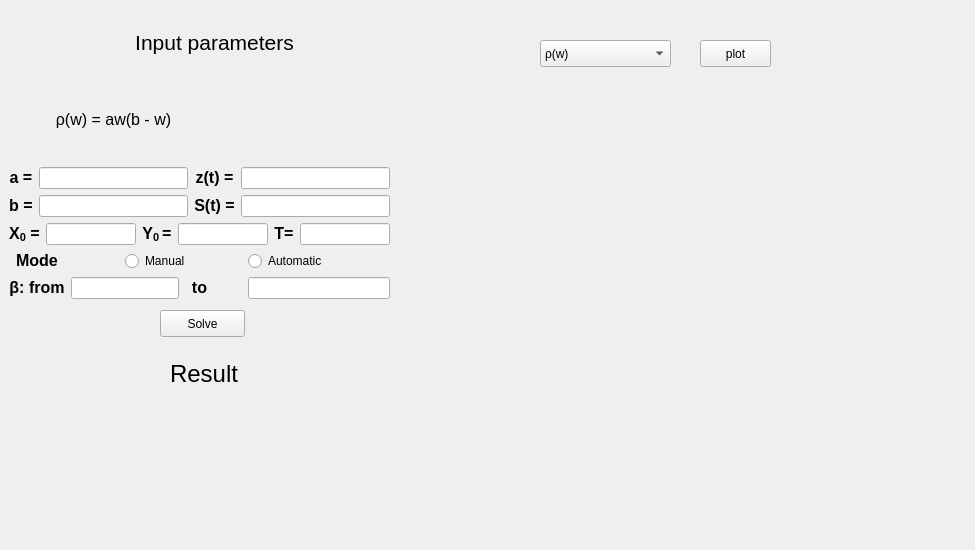
<?xml version="1.0" encoding="UTF-8"?>
<ui version="4.0">
 <class>MainWindow</class>
 <widget class="QMainWindow" name="MainWindow">
  <property name="geometry">
   <rect>
    <x>0</x>
    <y>0</y>
    <width>975</width>
    <height>550</height>
   </rect>
  </property>
  <property name="windowTitle">
   <string/>
  </property>
  <widget class="QWidget" name="centralwidget">
   <widget class="QLabel" name="label">
    <property name="geometry">
     <rect>
      <x>130</x>
      <y>30</y>
      <width>169</width>
      <height>26</height>
     </rect>
    </property>
    <property name="text">
     <string>&lt;html&gt;&lt;head/&gt;&lt;body&gt;&lt;p align=&quot;center&quot;&gt;&lt;span style=&quot; font-size:16pt;&quot;&gt;Input parameters&lt;/span&gt;&lt;/p&gt;&lt;/body&gt;&lt;/html&gt;</string>
    </property>
   </widget>
   <widget class="QLabel" name="label_2">
    <property name="geometry">
     <rect>
      <x>170</x>
      <y>360</y>
      <width>68</width>
      <height>29</height>
     </rect>
    </property>
    <property name="text">
     <string>&lt;html&gt;&lt;head/&gt;&lt;body&gt;&lt;p align=&quot;center&quot;&gt;&lt;span style=&quot; font-size:18pt;&quot;&gt;Result&lt;/span&gt;&lt;/p&gt;&lt;/body&gt;&lt;/html&gt;</string>
    </property>
   </widget>
   <widget class="QLabel" name="label_res">
    <property name="geometry">
     <rect>
      <x>30</x>
      <y>400</y>
      <width>411</width>
      <height>101</height>
     </rect>
    </property>
    <property name="minimumSize">
     <size>
      <width>411</width>
      <height>101</height>
     </size>
    </property>
    <property name="text">
     <string>&lt;html&gt;&lt;head/&gt;&lt;body&gt;&lt;p align=&quot;center&quot;&gt;&lt;br/&gt;&lt;/p&gt;&lt;/body&gt;&lt;/html&gt;</string>
    </property>
   </widget>
   <widget class="QPushButton" name="pushButton">
    <property name="geometry">
     <rect>
      <x>160</x>
      <y>310</y>
      <width>85</width>
      <height>27</height>
     </rect>
    </property>
    <property name="maximumSize">
     <size>
      <width>91</width>
      <height>31</height>
     </size>
    </property>
    <property name="text">
     <string>Solve</string>
    </property>
   </widget>
   <widget class="QWidget" name="widget_plot" native="true">
    <property name="geometry">
     <rect>
      <x>450</x>
      <y>110</y>
      <width>471</width>
      <height>421</height>
     </rect>
    </property>
   </widget>
   <widget class="QWidget" name="layoutWidget">
    <property name="geometry">
     <rect>
      <x>9</x>
      <y>78</y>
      <width>381</width>
      <height>221</height>
     </rect>
    </property>
    <layout class="QVBoxLayout" name="verticalLayout">
     <item>
      <layout class="QGridLayout" name="gridLayout">
       <item row="0" column="1">
        <widget class="QLabel" name="label_3">
         <property name="text">
          <string>&lt;html&gt;&lt;head/&gt;&lt;body&gt;&lt;p align=&quot;center&quot;&gt;&lt;span style=&quot; font-size:12pt;&quot;&gt;ρ(w) = aw(b - w)&lt;/span&gt;&lt;/p&gt;&lt;/body&gt;&lt;/html&gt;</string>
         </property>
        </widget>
       </item>
       <item row="0" column="2" colspan="2">
        <spacer name="horizontalSpacer_5">
         <property name="orientation">
          <enum>Qt::Horizontal</enum>
         </property>
         <property name="sizeHint" stdset="0">
          <size>
           <width>148</width>
           <height>20</height>
          </size>
         </property>
        </spacer>
       </item>
       <item row="1" column="0">
        <widget class="QLabel" name="label_4">
         <property name="text">
          <string>&lt;html&gt;&lt;head/&gt;&lt;body&gt;&lt;p align=&quot;center&quot;&gt;&lt;span style=&quot; font-size:12pt; font-weight:600;&quot;&gt;a =&lt;/span&gt;&lt;/p&gt;&lt;/body&gt;&lt;/html&gt;</string>
         </property>
        </widget>
       </item>
       <item row="1" column="1">
        <widget class="QLineEdit" name="lineEdit_a"/>
       </item>
       <item row="1" column="2">
        <widget class="QLabel" name="label_7">
         <property name="text">
          <string>&lt;html&gt;&lt;head/&gt;&lt;body&gt;&lt;p align=&quot;center&quot;&gt;&lt;span style=&quot; font-size:12pt; font-weight:600;&quot;&gt;z(t) =&lt;/span&gt;&lt;/p&gt;&lt;/body&gt;&lt;/html&gt;</string>
         </property>
        </widget>
       </item>
       <item row="1" column="3">
        <widget class="QLineEdit" name="lineEdit_z"/>
       </item>
       <item row="2" column="0">
        <widget class="QLabel" name="label_5">
         <property name="text">
          <string>&lt;html&gt;&lt;head/&gt;&lt;body&gt;&lt;p align=&quot;center&quot;&gt;&lt;span style=&quot; font-size:12pt; font-weight:600;&quot;&gt;b =&lt;/span&gt;&lt;/p&gt;&lt;/body&gt;&lt;/html&gt;</string>
         </property>
        </widget>
       </item>
       <item row="2" column="1">
        <widget class="QLineEdit" name="lineEdit_b"/>
       </item>
       <item row="2" column="2">
        <widget class="QLabel" name="label_6">
         <property name="text">
          <string>&lt;html&gt;&lt;head/&gt;&lt;body&gt;&lt;p align=&quot;center&quot;&gt;&lt;span style=&quot; font-size:12pt; font-weight:600;&quot;&gt;S(t) =&lt;/span&gt;&lt;/p&gt;&lt;/body&gt;&lt;/html&gt;</string>
         </property>
        </widget>
       </item>
       <item row="2" column="3">
        <widget class="QLineEdit" name="lineEdit_s"/>
       </item>
      </layout>
     </item>
     <item>
      <layout class="QHBoxLayout" name="horizontalLayout">
       <item>
        <widget class="QLabel" name="label_8">
         <property name="text">
          <string>&lt;html&gt;&lt;head/&gt;&lt;body&gt;&lt;p align=&quot;center&quot;&gt;&lt;span style=&quot; font-size:12pt; font-weight:600;&quot;&gt;X&lt;/span&gt;&lt;span style=&quot; font-size:12pt; font-weight:600; vertical-align:sub;&quot;&gt;0&lt;/span&gt;&lt;span style=&quot; font-size:12pt; font-weight:600;&quot;&gt; =&lt;/span&gt;&lt;/p&gt;&lt;/body&gt;&lt;/html&gt;</string>
         </property>
        </widget>
       </item>
       <item>
        <widget class="QLineEdit" name="lineEdit_x0"/>
       </item>
       <item>
        <widget class="QLabel" name="label_9">
         <property name="text">
          <string>&lt;html&gt;&lt;head/&gt;&lt;body&gt;&lt;p align=&quot;center&quot;&gt;&lt;span style=&quot; font-size:12pt; font-weight:600;&quot;&gt;Y&lt;/span&gt;&lt;span style=&quot; font-size:12pt; font-weight:600; vertical-align:sub;&quot;&gt;0 &lt;/span&gt;&lt;span style=&quot; font-size:12pt; font-weight:600;&quot;&gt;=&lt;/span&gt;&lt;/p&gt;&lt;/body&gt;&lt;/html&gt;</string>
         </property>
        </widget>
       </item>
       <item>
        <widget class="QLineEdit" name="lineEdit_y0"/>
       </item>
       <item>
        <widget class="QLabel" name="label_14">
         <property name="text">
          <string>&lt;html&gt;&lt;head/&gt;&lt;body&gt;&lt;p align=&quot;center&quot;&gt;&lt;span style=&quot; font-size:12pt; font-weight:600;&quot;&gt;T&lt;/span&gt;&lt;span style=&quot; font-size:12pt; font-weight:600; vertical-align:sub;&quot;/&gt;&lt;span style=&quot; font-size:12pt; font-weight:600;&quot;&gt;=&lt;/span&gt;&lt;/p&gt;&lt;/body&gt;&lt;/html&gt;</string>
         </property>
        </widget>
       </item>
       <item>
        <widget class="QLineEdit" name="lineEdit_T"/>
       </item>
      </layout>
     </item>
     <item>
      <layout class="QGridLayout" name="gridLayout_2">
       <item row="0" column="0">
        <widget class="QLabel" name="label_12">
         <property name="text">
          <string>&lt;html&gt;&lt;head/&gt;&lt;body&gt;&lt;p align=&quot;center&quot;&gt;&lt;span style=&quot; font-size:12pt; font-weight:600;&quot;&gt;Mode&lt;/span&gt;&lt;/p&gt;&lt;/body&gt;&lt;/html&gt;</string>
         </property>
        </widget>
       </item>
       <item row="0" column="1">
        <spacer name="horizontalSpacer_9">
         <property name="orientation">
          <enum>Qt::Horizontal</enum>
         </property>
         <property name="sizeType">
          <enum>QSizePolicy::Fixed</enum>
         </property>
         <property name="sizeHint" stdset="0">
          <size>
           <width>48</width>
           <height>20</height>
          </size>
         </property>
        </spacer>
       </item>
       <item row="0" column="2" colspan="2">
        <widget class="QRadioButton" name="radioButton_man">
         <property name="text">
          <string>Manual</string>
         </property>
        </widget>
       </item>
       <item row="0" column="4">
        <spacer name="horizontalSpacer_7">
         <property name="orientation">
          <enum>Qt::Horizontal</enum>
         </property>
         <property name="sizeType">
          <enum>QSizePolicy::Fixed</enum>
         </property>
         <property name="sizeHint" stdset="0">
          <size>
           <width>28</width>
           <height>20</height>
          </size>
         </property>
        </spacer>
       </item>
       <item row="0" column="5">
        <widget class="QRadioButton" name="radioButton_auto">
         <property name="text">
          <string>Automatic</string>
         </property>
        </widget>
       </item>
       <item row="1" column="0">
        <widget class="QLabel" name="label_10">
         <property name="text">
          <string>&lt;html&gt;&lt;head/&gt;&lt;body&gt;&lt;p align=&quot;center&quot;&gt;&lt;span style=&quot; font-size:12pt; font-weight:600;&quot;&gt;β:  from&lt;/span&gt;&lt;/p&gt;&lt;/body&gt;&lt;/html&gt;</string>
         </property>
        </widget>
       </item>
       <item row="1" column="1" colspan="2">
        <widget class="QLineEdit" name="lineEdit_beta_from"/>
       </item>
       <item row="1" column="3">
        <widget class="QLabel" name="label_11">
         <property name="text">
          <string>&lt;html&gt;&lt;head/&gt;&lt;body&gt;&lt;p align=&quot;center&quot;&gt;&lt;span style=&quot; font-size:12pt; font-weight:600;&quot;&gt;to&lt;/span&gt;&lt;/p&gt;&lt;/body&gt;&lt;/html&gt;</string>
         </property>
        </widget>
       </item>
       <item row="1" column="5">
        <widget class="QLineEdit" name="lineEdit_beta_to"/>
       </item>
      </layout>
     </item>
    </layout>
   </widget>
   <widget class="QPushButton" name="pushButton_plot">
    <property name="geometry">
     <rect>
      <x>700</x>
      <y>40</y>
      <width>71</width>
      <height>27</height>
     </rect>
    </property>
    <property name="text">
     <string>plot</string>
    </property>
   </widget>
   <widget class="QComboBox" name="comboPlot">
    <property name="geometry">
     <rect>
      <x>540</x>
      <y>40</y>
      <width>131</width>
      <height>27</height>
     </rect>
    </property>
    <item>
     <property name="text">
      <string>ρ(w)</string>
     </property>
    </item>
    <item>
     <property name="text">
      <string>z(t)</string>
     </property>
    </item>
    <item>
     <property name="text">
      <string>y(t)</string>
     </property>
    </item>
    <item>
     <property name="text">
      <string>x(t)</string>
     </property>
    </item>
    <item>
     <property name="text">
      <string>S(t)</string>
     </property>
    </item>
    <item>
     <property name="text">
      <string>x(t) - S(t)</string>
     </property>
    </item>
    <item>
     <property name="text">
      <string>S(x)</string>
     </property>
    </item>
   </widget>
   <zorder>label_2</zorder>
   <zorder>layoutWidget</zorder>
   <zorder>label</zorder>
   <zorder>label_res</zorder>
   <zorder>pushButton</zorder>
   <zorder>widget_plot</zorder>
   <zorder>pushButton_plot</zorder>
   <zorder>comboPlot</zorder>
  </widget>
 </widget>
 <resources/>
 <connections/>
</ui>
